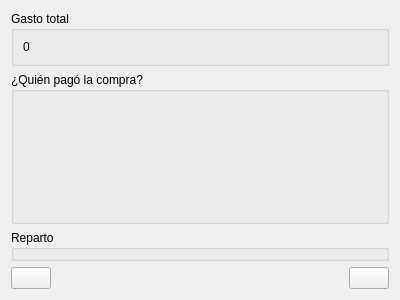
<?xml version="1.0" encoding="UTF-8"?>
<ui version="4.0">
 <class>PlayersSelectorForm</class>
 <widget class="QWidget" name="PlayersSelectorForm">
  <property name="geometry">
   <rect>
    <x>0</x>
    <y>0</y>
    <width>400</width>
    <height>300</height>
   </rect>
  </property>
  <property name="windowTitle">
   <string>Form</string>
  </property>
  <layout class="QVBoxLayout" name="verticalLayout" stretch="0,1,0,0">
   <item>
    <widget class="QGroupBox" name="groupBox">
     <property name="title">
      <string>Gasto total</string>
     </property>
     <layout class="QVBoxLayout" name="verticalLayout_2">
      <item>
       <widget class="QLabel" name="totalPrice">
        <property name="text">
         <string>0</string>
        </property>
       </widget>
      </item>
     </layout>
    </widget>
   </item>
   <item>
    <widget class="QGroupBox" name="payersGroupBox">
     <property name="toolTip">
      <string>&lt;html&gt;&lt;head/&gt;&lt;body&gt;&lt;p&gt;¿Quién ha pagado la compra? Escribe cuánto ha pagado cada usuario (lo puedes dejar en blanco si no ha pagado nada). Esto puede resultar útil si hay más de un ticket pendiente o si, por cualquier motivo, la compra la pagaron varios.&lt;/p&gt;&lt;/body&gt;&lt;/html&gt;</string>
     </property>
     <property name="title">
      <string>¿Quién pagó la compra?</string>
     </property>
     <property name="flat">
      <bool>false</bool>
     </property>
     <property name="checkable">
      <bool>false</bool>
     </property>
    </widget>
   </item>
   <item>
    <widget class="QGroupBox" name="payoutGroupBox">
     <property name="title">
      <string>Reparto</string>
     </property>
    </widget>
   </item>
   <item>
    <layout class="QHBoxLayout" name="horizontalLayout_8">
     <item>
      <layout class="QVBoxLayout" name="verticalLayout_3">
       <item>
        <spacer name="verticalSpacer">
         <property name="orientation">
          <enum>Qt::Vertical</enum>
         </property>
         <property name="sizeHint" stdset="0">
          <size>
           <width>20</width>
           <height>0</height>
          </size>
         </property>
        </spacer>
       </item>
       <item>
        <widget class="QPushButton" name="backBtn">
         <property name="text">
          <string/>
         </property>
         <property name="icon">
          <iconset resource="../resources.qrc">
           <normaloff>:/icons/Resources/go-back.png</normaloff>:/icons/Resources/go-back.png</iconset>
         </property>
         <property name="iconSize">
          <size>
           <width>25</width>
           <height>25</height>
          </size>
         </property>
        </widget>
       </item>
      </layout>
     </item>
     <item>
      <spacer name="horizontalSpacer_2">
       <property name="orientation">
        <enum>Qt::Horizontal</enum>
       </property>
       <property name="sizeHint" stdset="0">
        <size>
         <width>40</width>
         <height>20</height>
        </size>
       </property>
      </spacer>
     </item>
     <item>
      <widget class="QPushButton" name="fileBtn">
       <property name="text">
        <string/>
       </property>
       <property name="icon">
        <iconset resource="../resources.qrc">
         <normaloff>:/icons/Resources/go-next.png</normaloff>:/icons/Resources/go-next.png</iconset>
       </property>
       <property name="iconSize">
        <size>
         <width>32</width>
         <height>32</height>
        </size>
       </property>
      </widget>
     </item>
    </layout>
   </item>
  </layout>
 </widget>
 <resources>
  <include location="../resources.qrc"/>
 </resources>
 <connections/>
</ui>
